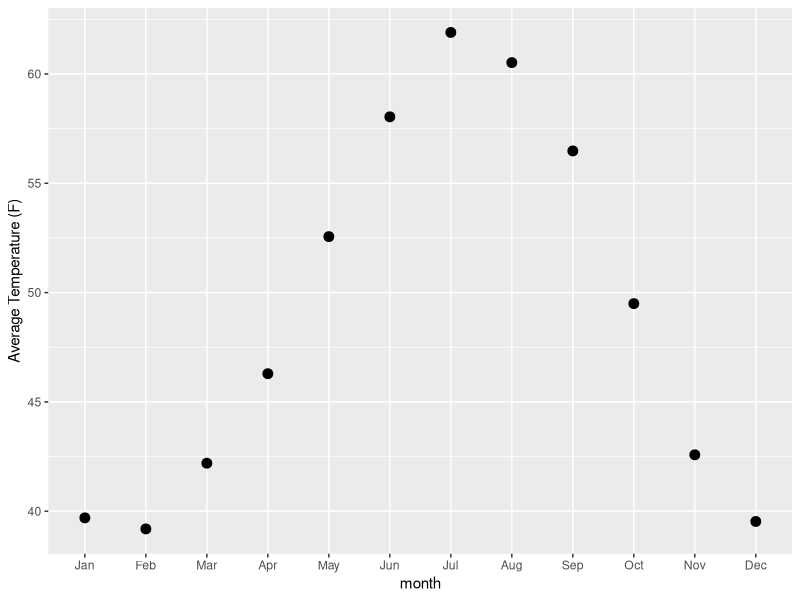

Write the R code that produced this figure.
## ---- chunk 1
library(lubridate)

(day <- ymd_hm(201803110100, tz = "America/Chicago")) # start time
day + hours(3) # + period of 3 hours
day + dhours(3) # + duration of 3 hours
## ---- chunk 2
library(tidyverse)
library(lubridate)

notting_temp <- data.frame(temp = nottem, day = ymd("1920-01-01") + months(0:239)) %>%
  mutate(year = year(day), month = month(day, label = TRUE))

notting_temp %>% group_by(month) %>% summarise(avg_temp = mean(temp)) %>%
  ggplot(aes(month, avg_temp)) + geom_point(size = 3) + ylab("Average Temperature (F)")
